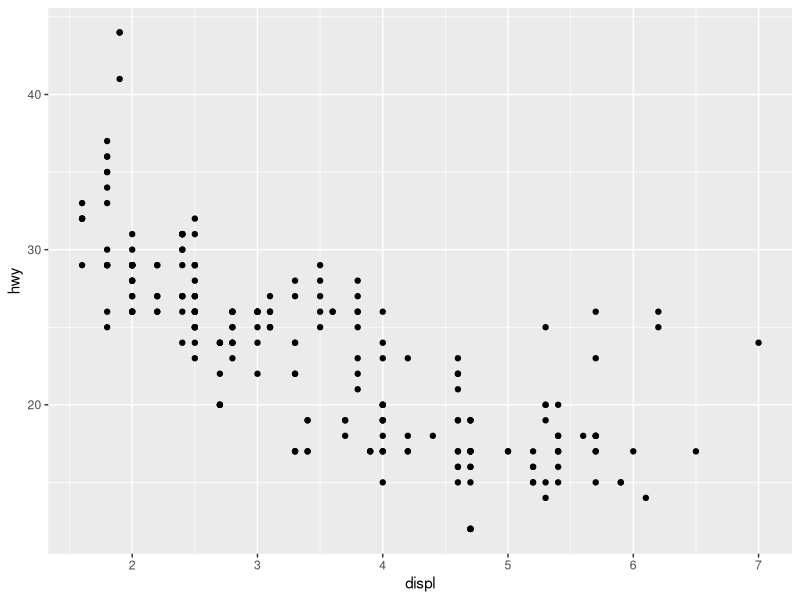
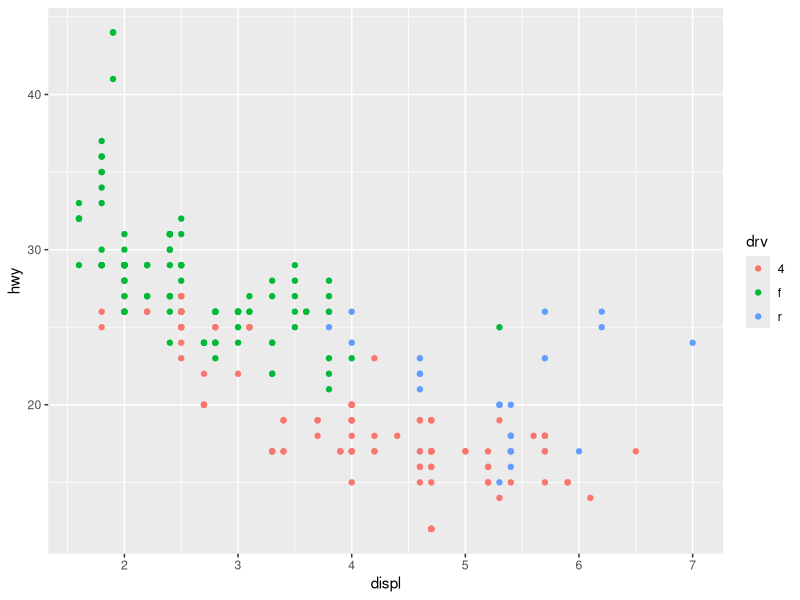
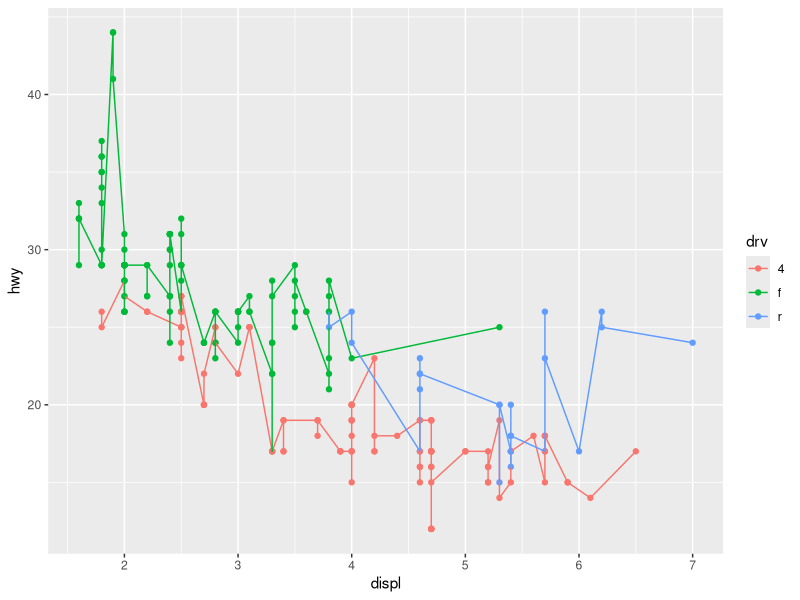
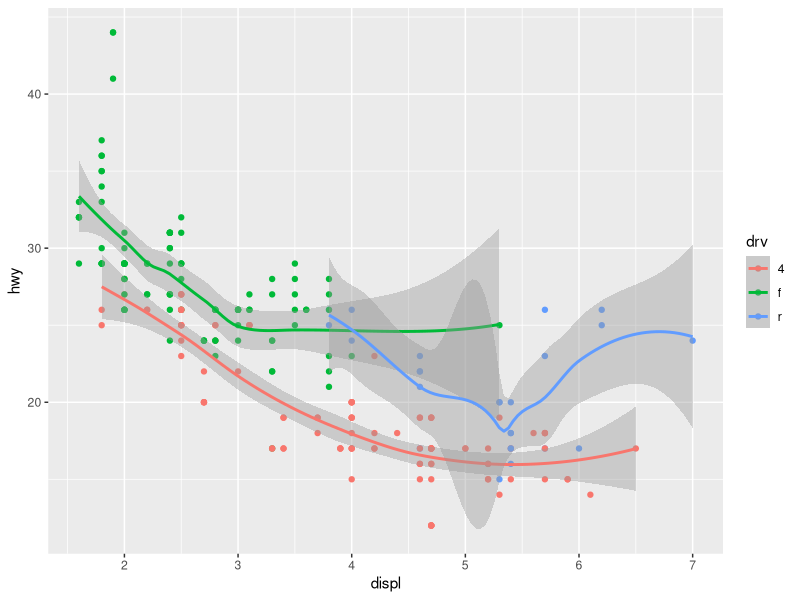
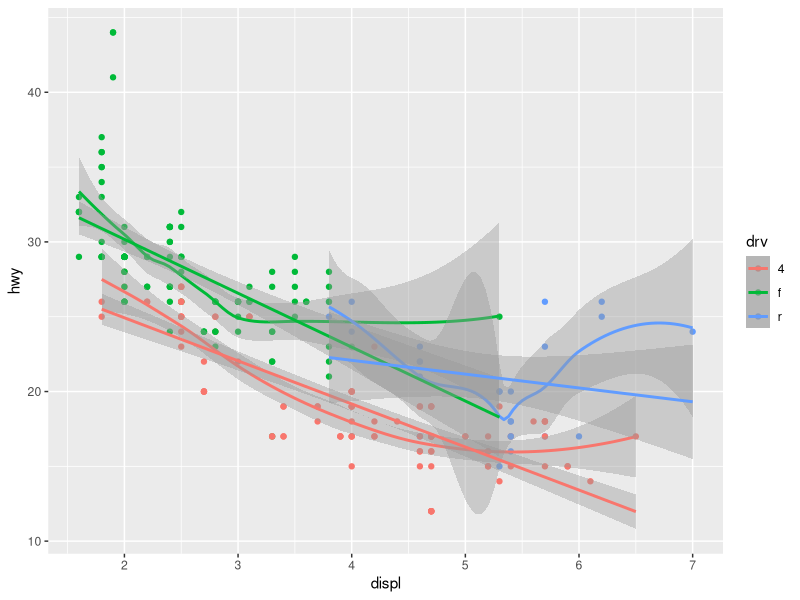
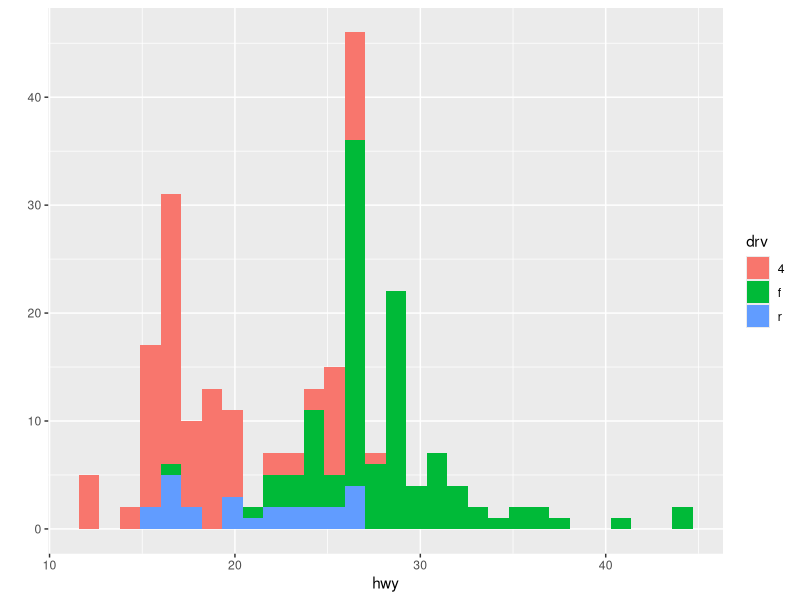
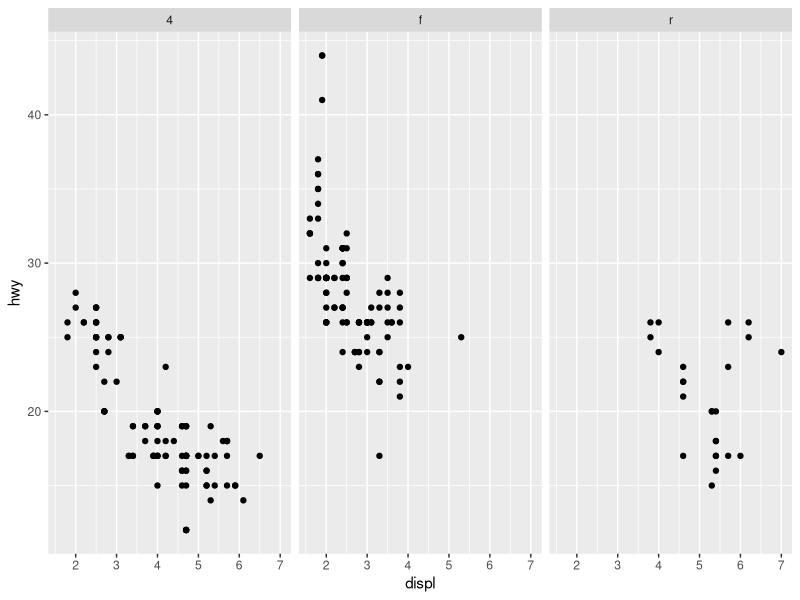
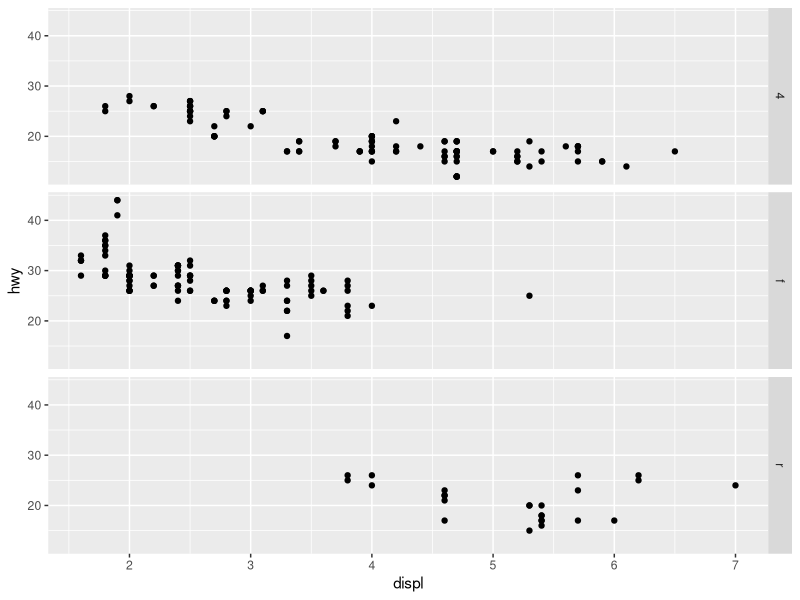

The R source for these figures, in order:


library(ggplot2)

##### qplot: quick plot

##### scattter plot

str(mpg)

qplot(displ,hwy,data=mpg)

##### scattter plot seperate by color for sub group

qplot(displ,hwy,data=mpg,color=drv)

##### scattter plot and joining the poits
qplot(displ,hwy,data=mpg,color=drv,geom = c("point","line"))
##### scattter plot with smooth line
qplot(displ,hwy,data=mpg,color=drv,geom = c("point","smooth"))

qplot(displ,hwy,data=mpg,color=drv,geom = c("point","smooth"))+geom_smooth(method = 'lm')
##### Histogram
qplot(hwy,data=mpg,fill=drv)
##### multi plot using facets
qplot(displ,hwy,data=mpg,facets = .~drv)
qplot(displ,hwy,data=mpg,facets = drv~.)
qplot(hwy,data=mpg,facets = drv~.,binwidth=2)

qplot(displ,hwy,data=mpg,color=drv,geom = c("point","smooth"))+geom_smooth(method = 'lm')
qplot(displ,hwy,data=mpg)+geom_smooth(method = 'lm')

##### low level Ploting with ggplot i.e. step by step ploting in ggplot

## create ggplot object
g=ggplot(data=mpg,mapping=aes(displ,hwy))

str(g)
summary(g)

print(g)

g_scatter=g+geom_point()

print(g_scatter)
## or 
g+geom_point()

g+geom_point(color="blue",size=4,alpha=1/2)+facet_grid(drv~.)

g+geom_point(color="blue",size=4,aes(alpha=1/cyl))+facet_grid(drv~.)+labs(alpha="Cylinders")
g+geom_point(color="blue",size=4,aes(alpha=1/cyl))+facet_grid(drv~.)+labs(alpha="Cylinders")

g+geom_point(aes(color=cyl),size=4,alpha=1/2)+facet_grid(drv~.)
g+geom_point(aes(color=cyl),size=4,alpha=1/2)+facet_grid(drv~.)+labs(color="Cylinders")
g+geom_point(aes(color=cyl),size=4,alpha=1/2)+facet_grid(drv~.)+labs(color="Cylinders")+scale_colour_gradient(low = "blue", high = "white") 
g+geom_point(aes(color=cyl),size=4,alpha=1/2)+facet_grid(drv~.)+labs(color="Cylinders")+scale_colour_gradient(low = "red", high = "green") 

#### change them 

g+geom_point(aes(color=cyl),size=4,alpha=1/2)+facet_grid(drv~.)+labs(color="Cylinders")+theme_dark()
g+geom_point(aes(color=cyl),size=4,alpha=1/2)+facet_grid(drv~.)+labs(color="Cylinders")+theme_linedraw(base_family="Times")
             
#### Axis Limits

#using basic plot
testdat<-data.frame(x=1:100,y=rnorm(100))
testdat[50,2]<-100
plot(testdat$x,testdat$y,type = "l",ylim = c(-3,3))

# using ggplot
g<-ggplot(testdat,aes(x=x,y=y))
g+geom_line()
g+geom_line()+ylim(-3,3)
g+geom_line()+coord_cartesian(ylim = c(-3,3))


str(mpg)

cutpoints=quantile(mpg$hwy,seq(0,1,length=4),na.rm = T)
cut(mpg$hwy,cutpoints)


